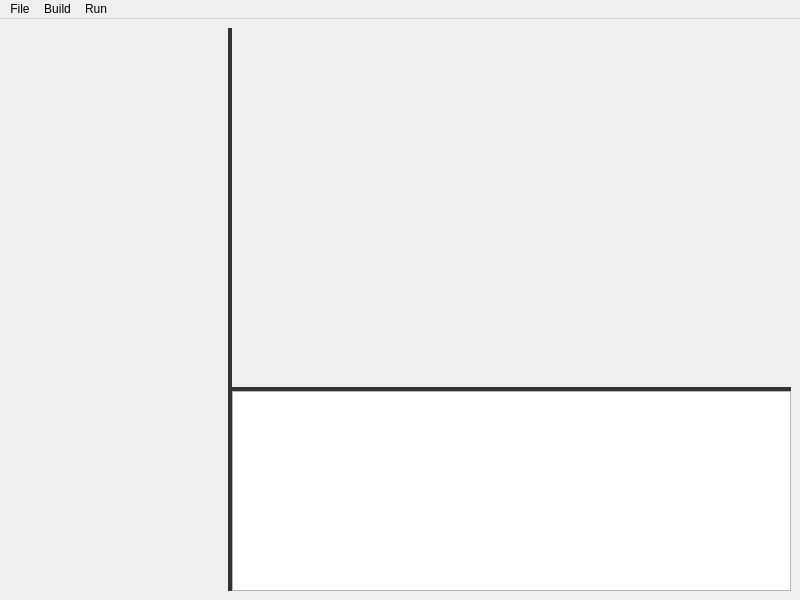
<?xml version="1.0" encoding="UTF-8"?>
<ui version="4.0">
 <class>MainWindow</class>
 <widget class="QMainWindow" name="MainWindow">
  <property name="geometry">
   <rect>
    <x>0</x>
    <y>0</y>
    <width>800</width>
    <height>600</height>
   </rect>
  </property>
  <property name="windowTitle">
   <string>Simple IDE</string>
  </property>
  <property name="styleSheet">
   <string notr="true">QSplitter::handle {
    background-color: #333;
}</string>
  </property>
  <widget class="QWidget" name="centralwidget">
   <layout class="QHBoxLayout" name="horizontalLayout">
    <item>
     <widget class="QSplitter" name="splitter">
      <property name="orientation">
       <enum>Qt::Horizontal</enum>
      </property>
      <widget class="FileExplorer" name="fileExplorerFrame" native="true">
       <property name="minimumSize">
        <size>
         <width>50</width>
         <height>0</height>
        </size>
       </property>
       <property name="maximumSize">
        <size>
         <width>250</width>
         <height>16777215</height>
        </size>
       </property>
       <property name="baseSize">
        <size>
         <width>150</width>
         <height>0</height>
        </size>
       </property>
      </widget>
      <widget class="QSplitter" name="horizontalSplitter">
       <property name="orientation">
        <enum>Qt::Vertical</enum>
       </property>
       <widget class="QSplitter" name="horizontalSplitter">
        <property name="sizePolicy">
         <sizepolicy hsizetype="Preferred" vsizetype="Preferred">
          <horstretch>0</horstretch>
          <verstretch>0</verstretch>
         </sizepolicy>
        </property>
        <property name="orientation">
         <enum>Qt::Vertical</enum>
        </property>
        <widget class="QTabWidget" name="tabWidget">
         <property name="documentMode">
          <bool>true</bool>
         </property>
         <property name="tabsClosable">
          <bool>true</bool>
         </property>
         <property name="movable">
          <bool>true</bool>
         </property>
        </widget>
       </widget>
       <widget class="QPlainTextEdit" name="commandPrompt">
        <property name="enabled">
         <bool>true</bool>
        </property>
        <property name="maximumSize">
         <size>
          <width>16777215</width>
          <height>200</height>
         </size>
        </property>
        <property name="font">
         <font>
          <family>Courier New</family>
         </font>
        </property>
        <property name="readOnly">
         <bool>true</bool>
        </property>
       </widget>
      </widget>
     </widget>
    </item>
   </layout>
  </widget>
  <widget class="QMenuBar" name="menuBar">
   <property name="geometry">
    <rect>
     <x>0</x>
     <y>0</y>
     <width>800</width>
     <height>21</height>
    </rect>
   </property>
   <widget class="QMenu" name="menuFile">
    <property name="title">
     <string>File</string>
    </property>
    <addaction name="actionNew_file"/>
    <addaction name="actionOpen_file"/>
    <addaction name="actionSave"/>
    <addaction name="actionSave_as"/>
    <addaction name="separator"/>
    <addaction name="actionExit"/>
   </widget>
   <widget class="QMenu" name="menuBuild">
    <property name="title">
     <string>Build</string>
    </property>
    <addaction name="actionBuild"/>
   </widget>
   <widget class="QMenu" name="menuRun">
    <property name="title">
     <string>Run</string>
    </property>
    <addaction name="actionRun"/>
    <addaction name="actionDebug"/>
   </widget>
   <addaction name="menuFile"/>
   <addaction name="menuBuild"/>
   <addaction name="menuRun"/>
  </widget>
  <action name="actionNew_file">
   <property name="text">
    <string>New file</string>
   </property>
  </action>
  <action name="actionOpen_file">
   <property name="text">
    <string>Open file</string>
   </property>
  </action>
  <action name="actionSave">
   <property name="text">
    <string>Save</string>
   </property>
  </action>
  <action name="actionSave_as">
   <property name="text">
    <string>Save as</string>
   </property>
  </action>
  <action name="actionExit">
   <property name="text">
    <string>Exit</string>
   </property>
  </action>
  <action name="actionBuild">
   <property name="text">
    <string>Build</string>
   </property>
  </action>
  <action name="actionRun">
   <property name="text">
    <string>Run</string>
   </property>
  </action>
  <action name="actionDebug">
   <property name="text">
    <string>Debug</string>
   </property>
  </action>
 </widget>
 <customwidgets>
  <customwidget>
   <class>FileExplorer</class>
   <extends>QWidget</extends>
   <header>fileexplorer.h</header>
   <container>1</container>
  </customwidget>
 </customwidgets>
 <resources/>
 <connections/>
</ui>
